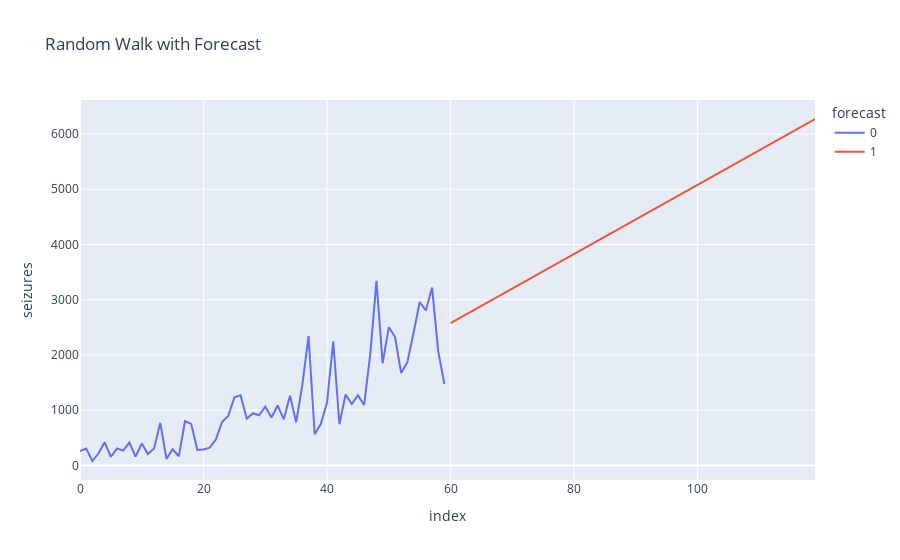

Notebook code cell kept with this figure:
### Code cell
trend = ExponentialSmoothing(data, trend='add').fit()
forecast = trend.forecast(steps=60)
values = np.concatenate([data, forecast])
yesnoforecast = [0] * 60 + [1] * 60
# Create DataFrame for plotting
trends = pd.DataFrame({'seizures': values, 'forecast': yesnoforecast})

                   
# Plotting
fig = px.line(trends, y='seizures', color='forecast', title='Random Walk with Forecast')
fig.show()

### Figure 1 — Plotly figure (JSON) as saved in the notebook; plotly's stock layout.template omitted (floating-point values rounded to 4 significant figures)
{"data": [{"hovertemplate": "forecast=0<br>index=%{x}<br>seizures=%{y}<extra></extra>", "legendgroup": "0", "line": {"color": "#636efa", "dash": "solid"}, "marker": {"symbol": "circle"}, "mode": "lines", "name": "0", "orientation": "v", "showlegend": true, "type": "scatter", "x": [0, 1, 2, 3, 4, 5, 6, 7, 8, 9, 10, 11, 12, 13, 14, 15, 16, 17, 18, 19, 20, 21, 22, 23, 24, 25, 26, 27, 28, 29, 30, 31, 32, 33, 34, 35, 36, 37, 38, 39, 40, 41, 42, 43, 44, 45, 46, 47, 48, 49, 50, 51, 52, 53, 54, 55, 56, 57, 58, 59], "xaxis": "x", "y": [260.9, 305.9, 79.87, 220.0, 418.8, 156.4, 309.0, 268.1, 413.8, 157.7, 396.2, 206.0, 307.8, 770.6, 117.4, 292.4, 162.8, 799.6, 752.3, 282.0, 288.9, 320.7, 469.3, 785.6, 893.6, 1233.0, 1268.0, 845.4, 945.5, 907.5, 1064.0, 867.5, 1085.0, 835.0, 1263.0, 779.3, 1458.0, 2342.0, 564.5, 752.7, 1141.0, 2246.0, 745.8, 1283.0, 1112.0, 1270.0, 1092.0, 2018.0, 3341.0, 1849.0, 2503.0, 2326.0, 1672.0, 1866.0, 2398.0, 2959.0, 2805.0, 3221.0, 2065.0, 1471.0], "yaxis": "y"}, {"hovertemplate": "forecast=1<br>index=%{x}<br>seizures=%{y}<extra></extra>", "legendgroup": "1", "line": {"color": "#EF553B", "dash": "solid"}, "marker": {"symbol": "circle"}, "mode": "lines", "name": "1", "orientation": "v", "showlegend": true, "type": "scatter", "x": [60, 61, 62, 63, 64, 65, 66, 67, 68, 69, 70, 71, 72, 73, 74, 75, 76, 77, 78, 79, 80, 81, 82, 83, 84, 85, 86, 87, 88, 89, 90, 91, 92, 93, 94, 95, 96, 97, 98, 99, 100, 101, 102, 103, 104, 105, 106, 107, 108, 109, 110, 111, 112, 113, 114, 115, 116, 117, 118, 119], "xaxis": "x", "y": [2575.0, 2638.0, 2701.0, 2763.0, 2826.0, 2889.0, 2951.0, 3014.0, 3077.0, 3139.0, 3202.0, 3265.0, 3327.0, 3390.0, 3453.0, 3515.0, 3578.0, 3641.0, 3703.0, 3766.0, 3829.0, 3891.0, 3954.0, 4017.0, 4079.0, 4142.0, 4205.0, 4267.0, 4330.0, 4393.0, 4455.0, 4518.0, 4581.0, 4643.0, 4706.0, 4769.0, 4831.0, 4894.0, 4957.0, 5019.0, 5082.0, 5145.0, 5207.0, 5270.0, 5333.0, 5395.0, 5458.0, 5521.0, 5583.0, 5646.0, 5709.0, 5771.0, 5834.0, 5897.0, 5959.0, 6022.0, 6085.0, 6147.0, 6210.0, 6273.0], "yaxis": "y"}], "layout": {"legend": {"title": {"text": "forecast"}, "tracegroupgap": 0}, "title": {"text": "Random Walk with Forecast"}, "xaxis": {"anchor": "y", "domain": [0, 1], "title": {"text": "index"}}, "yaxis": {"anchor": "x", "domain": [0, 1], "title": {"text": "seizures"}}}}
